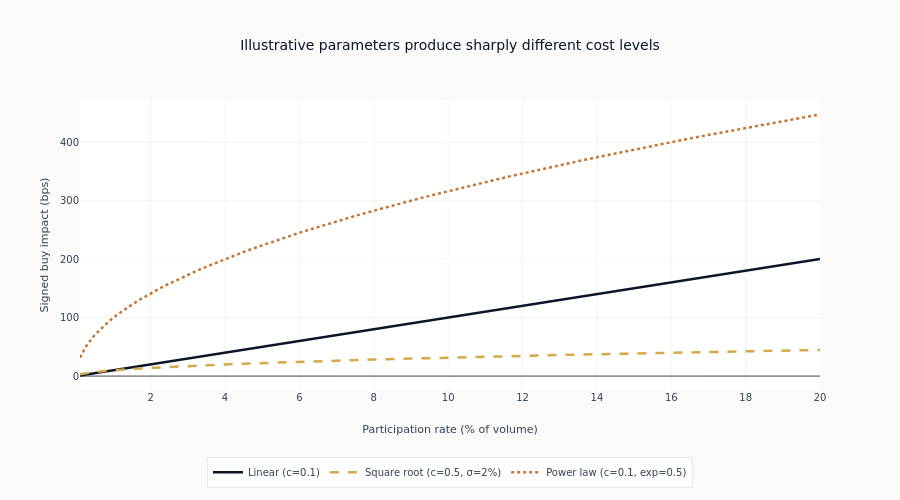

The notebook cell this image was saved under:
### Markdown cell above
## Part 3: Visual Comparison

The first chart compares the illustrative parameter sets used above. Its levels are not a model
ranking: `SquareRootImpact` includes volatility in its scale, while `PowerLawImpact` does not.

### Code cell
fig = go.Figure()
comparison_specs = (
    ("Linear (c=0.1)", linear_impacts, COLORS["blue"], "solid"),
    ("Square root (c=0.5, σ=2%)", sqrt_impacts_mid, COLORS["amber"], "dash"),
    ("Power law (c=0.1, exp=0.5)", power_impacts_sqrt, COLORS["copper"], "dot"),
)
for label, impacts, color, dash in comparison_specs:
    fig.add_scatter(
        x=participation_rates * 100,
        y=[impact / price * 10000 for impact in impacts],
        mode="lines",
        name=label,
        line=dict(width=2.5, color=color, dash=dash),
    )
fig.update_layout(
    title="Illustrative parameters produce sharply different cost levels",
    xaxis_title="Participation rate (% of volume)",
    yaxis_title="Signed buy impact (bps)",
    height=500,
    legend=dict(orientation="h", y=-0.23, x=0.5, xanchor="center"),
    margin=dict(b=105),
)
fig.show()
